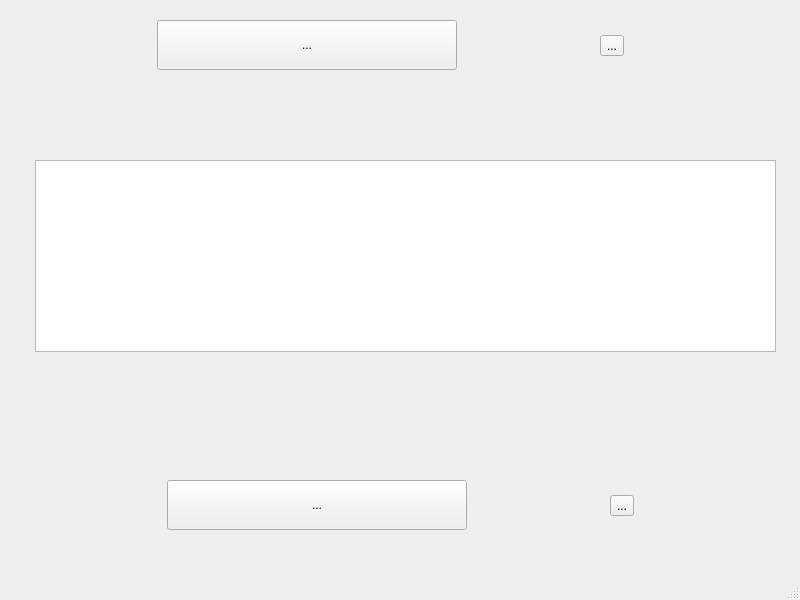
<?xml version="1.0" encoding="UTF-8"?>
<ui version="4.0">
 <class>MainWindow</class>
 <widget class="QMainWindow" name="MainWindow">
  <property name="geometry">
   <rect>
    <x>0</x>
    <y>0</y>
    <width>800</width>
    <height>600</height>
   </rect>
  </property>
  <property name="windowTitle">
   <string>MainWindow</string>
  </property>
  <widget class="QWidget" name="centralwidget">
   <widget class="QWidget" name="horizontalLayoutWidget">
    <property name="geometry">
     <rect>
      <x>20</x>
      <y>10</y>
      <width>741</width>
      <height>71</height>
     </rect>
    </property>
    <layout class="QHBoxLayout" name="horizontalLayout">
     <item>
      <widget class="QToolButton" name="toolButton">
       <property name="enabled">
        <bool>true</bool>
       </property>
       <property name="sizePolicy">
        <sizepolicy hsizetype="Fixed" vsizetype="Fixed">
         <horstretch>0</horstretch>
         <verstretch>0</verstretch>
        </sizepolicy>
       </property>
       <property name="minimumSize">
        <size>
         <width>0</width>
         <height>0</height>
        </size>
       </property>
       <property name="maximumSize">
        <size>
         <width>300</width>
         <height>50</height>
        </size>
       </property>
       <property name="text">
        <string>...</string>
       </property>
      </widget>
     </item>
     <item>
      <widget class="QToolButton" name="toolButton_2">
       <property name="text">
        <string>...</string>
       </property>
      </widget>
     </item>
    </layout>
   </widget>
   <widget class="QWidget" name="horizontalLayoutWidget_2">
    <property name="geometry">
     <rect>
      <x>30</x>
      <y>470</y>
      <width>741</width>
      <height>71</height>
     </rect>
    </property>
    <layout class="QHBoxLayout" name="horizontalLayout_4">
     <item>
      <widget class="QToolButton" name="toolButton_3">
       <property name="enabled">
        <bool>true</bool>
       </property>
       <property name="sizePolicy">
        <sizepolicy hsizetype="Fixed" vsizetype="Fixed">
         <horstretch>0</horstretch>
         <verstretch>0</verstretch>
        </sizepolicy>
       </property>
       <property name="minimumSize">
        <size>
         <width>0</width>
         <height>0</height>
        </size>
       </property>
       <property name="maximumSize">
        <size>
         <width>300</width>
         <height>50</height>
        </size>
       </property>
       <property name="text">
        <string>...</string>
       </property>
      </widget>
     </item>
     <item>
      <widget class="QToolButton" name="toolButton_4">
       <property name="text">
        <string>...</string>
       </property>
      </widget>
     </item>
    </layout>
   </widget>
   <widget class="QTableWidget" name="tableWidget">
    <property name="geometry">
     <rect>
      <x>35</x>
      <y>160</y>
      <width>741</width>
      <height>192</height>
     </rect>
    </property>
   </widget>
  </widget>
  <widget class="QMenuBar" name="menubar">
   <property name="geometry">
    <rect>
     <x>0</x>
     <y>0</y>
     <width>800</width>
     <height>21</height>
    </rect>
   </property>
  </widget>
  <widget class="QStatusBar" name="statusbar"/>
 </widget>
 <resources/>
 <connections/>
</ui>
